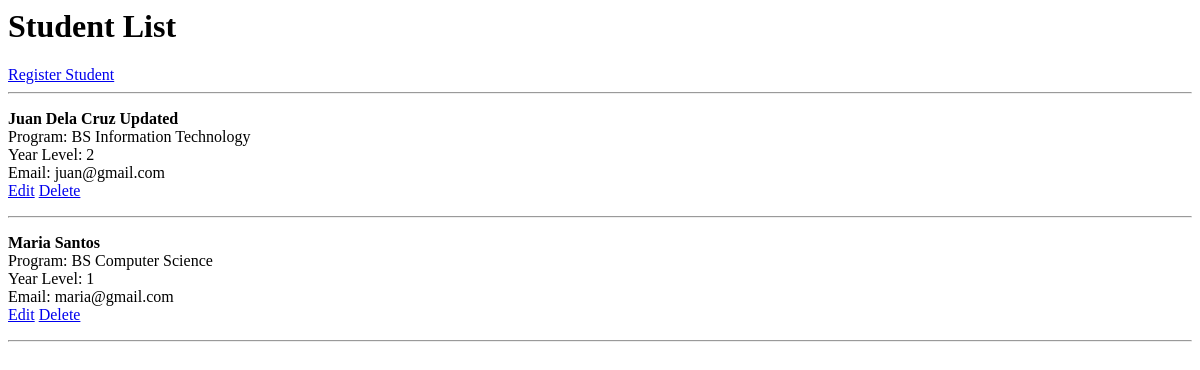
/registration/, run on an earlier commit of the app's database.
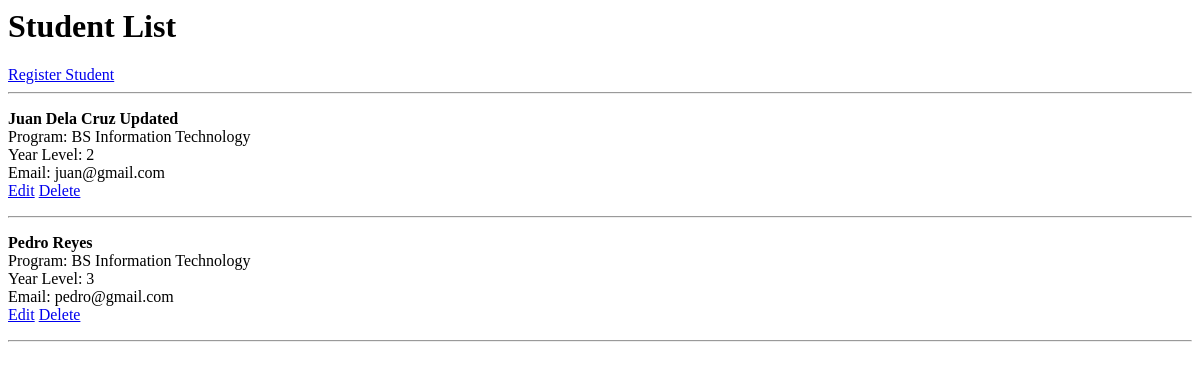
And on a later commit of the database.
### registration/models.py (models this page shows, shortened)
class Student(models.Model):
    student_name = models.CharField(max_length=100)
    program = models.CharField(max_length=100)
    year_level = models.IntegerField()
    email = models.EmailField()

### registration/views.py (the view)
# urls.py: path('', views.student_list, name='student_list'),
def student_list(request):
    students = Student.objects.all()
    return render(
        request,
        'registration/student_list.html',
        {'students': students}
    )

### registration/templates/registration/student_list.html
<h1>Student List</h1>
<a href="{% url 'student_create' %}">Register Student</a>
<hr>
{% for student in students %}
<p>
    <strong>{{ student.student_name }}</strong><br>
    Program: {{ student.program }}<br>
    Year Level: {{ student.year_level }}<br>
    Email: {{ student.email }}<br>
    <a href="{% url 'student_update' student.pk %}">Edit</a>
    <a href="{% url 'student_delete' student.pk %}">Delete</a>
</p>
<hr>
{% empty %}
<p>No students registered yet.</p>
{% endfor %}

What changed in the data, as far as the page shows it:
removed Student: student_name "Maria Santos", program "BS Computer Science", year_level "1", email "maria@gmail.com"
added Student: student_name "Pedro Reyes", program "BS Information Technology", year_level "3", email "pedro@gmail.com"
